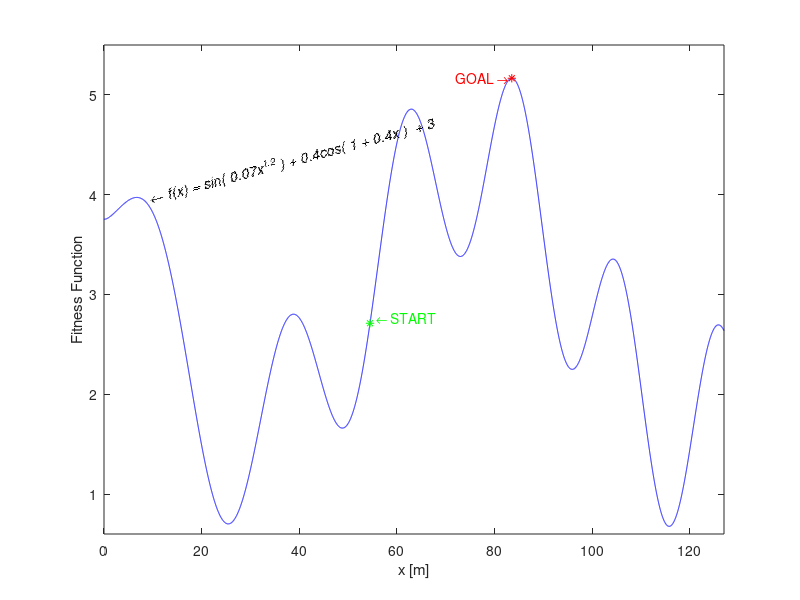
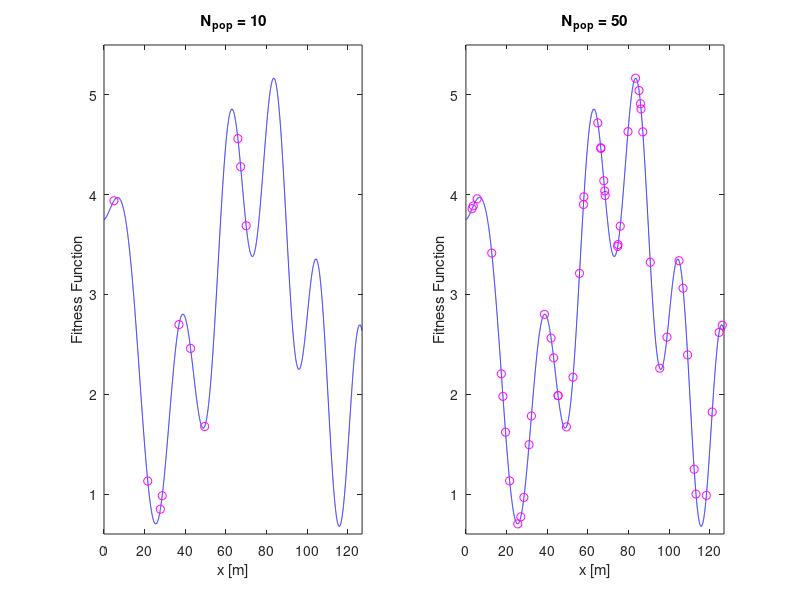
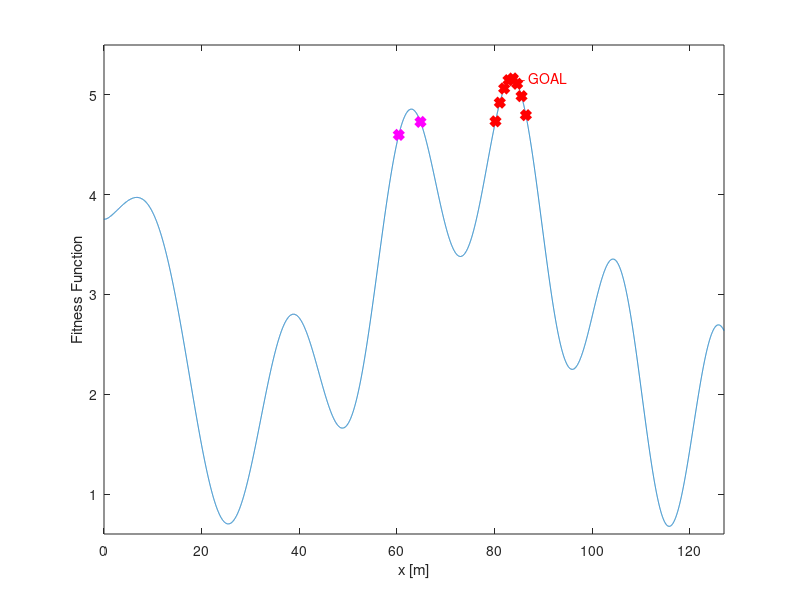

The MATLAB source for these figures, in order:
clc
close all;
clear all;
%%
delta = .01;
x = 0:delta:127;
xInit = 55-rand(1,1);
xFormula = 9;

y = 3+sin(.1*x.^1.2) + 1.4*cos(1+.07*x);
[yMax, idxMax] = max(y);

xInp = 62.9;
idx2Opt = xInp/delta;
randGen = ceil(100*rand(1,1));

xGopt = idxMax-floor(.04*idxMax):randGen:idxMax+floor(.04*idxMax);
yGopt = 3+sin(.1*x(xGopt).^1.2) + 1.4*cos(1+.07*x(xGopt));

x2ndOpt = idx2Opt-floor(.04*idx2Opt):ceil(5*randGen):idx2Opt+floor(.04*idx2Opt);
y2ndOpt = 3+sin(.1*x(x2ndOpt).^1.2) + 1.4*cos(1+.07*x(x2ndOpt));

yInit = 3+sin(.1*xInit.^1.2) + 1.4*cos(1+.07*xInit);
yFormula = 3+sin(.1*xFormula.^1.2) + 1.4*cos(1+.07*xFormula);
txtFormula = ' \leftarrow f(x) = sin( 0.07x^{1.2} ) + 0.4cos( 1 + 0.4x )  + 3';

%%
figure;
set(gcf,'color','white');
plot(x,y,'b');
hold on;
plot(x(idxMax),yMax,'*r');
txtGoal = ' GOAL \rightarrow ';
text(x(idxMax),yMax,txtGoal,'HorizontalAlignment','right','VerticalAlignment','middle','color','r');
hold on;
plot(xInit,yInit,'*g');
txtInit = '  \leftarrow START';
text(xInit,yInit,txtInit,'HorizontalAlignment','left','VerticalAlignment','baseline','color','g');
text(xFormula,yFormula,txtFormula,'Rotation',15,'FontAngle','italic','HorizontalAlignment','left','VerticalAlignment','baseline','color','k');
xlabel('x [m]');
ylabel('Fitness Function');
axis ([0 127 0.6 5.5])

%%
figure;
set(gcf,'color','white');
subplot(121)
plot(x,y,'b');
hold on;

xTemp = floor(size(x,2)*rand(10,1));
yTemp = zeros(size(xTemp,1),1);
for i = 1:size(xTemp,1)
    yTemp(i) = 3+sin(.1*x(xTemp(i)).^1.2) + 1.4*cos(1+.07*x(xTemp(i)));
    plot(x(xTemp(i)),yTemp(i),'om');
    hold on;
end
xlabel('x [m]');
ylabel('Fitness Function');
axis ([0 127 0.6 5.5])
title('N_{pop} = 10');

subplot(122)
plot(x,y,'b');
hold on;
xTemp = ceil(size(x,2)*rand(50,1));
yTemp = zeros(size(xTemp,1),1);
for i = 1:size(xTemp,1)
    yTemp(i) = 3+sin(.1*x(xTemp(i)).^1.2) + 1.4*cos(1+.07*x(xTemp(i)));
    plot(x(xTemp(i)),yTemp(i),'om');
    hold on;
end
xlabel('x [m]');
ylabel('Fitness Function');
axis ([0 127 0.6 5.5]);
title('N_{pop} = 50');
%%
figure;
set(gcf,'color','white');
plot(x,y);
axis ([0 127 0.6 5.5]);
hold on;

for i = 1:size(xGopt,2)
plot(x(xGopt(i)),yGopt(i),'xr','LineWidth',4);
hold on;
end
hold on;

for i = 1:size(x2ndOpt,2)
plot(x(x2ndOpt(i)),y2ndOpt(i),'xm','LineWidth',4);
hold on;
end

hold on;
hold on;
plot(x(idxMax),yMax,'*r');
txtGoal = ' \leftarrow GOAL  ';
text(x(idxMax),yMax,txtGoal,'HorizontalAlignment','left','VerticalAlignment','middle','color','r');

xlabel('x [m]');
ylabel('Fitness Function');

